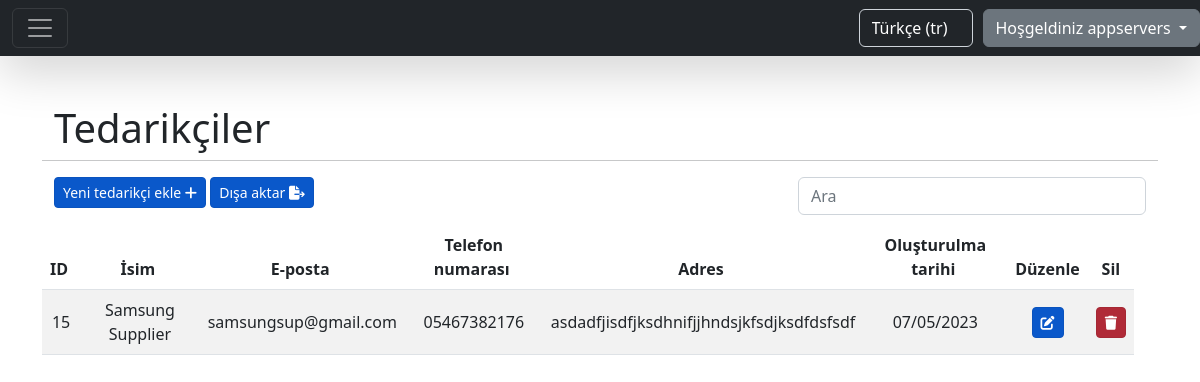
Screenshot of /tr/suppliers/ (signed in) with the database file from the repository.
### home/models.py (models this page shows, shortened)
class CompanyUser(AbstractBaseUser):
    company_name = models.CharField(max_length=255, unique=True)
    email = models.EmailField(max_length=255, unique=True)
    phone_number = models.CharField(max_length=15, unique=True)
    website = models.CharField(max_length=255, blank=True, null=True)
    address = models.CharField(max_length=255)
    is_active = models.BooleanField(default=True)
    is_admin = models.BooleanField(default=False)
    USERNAME_FIELD = 'email'
    REQUIRED_FIELDS = ['company_name', 'phone_number', 'address']
    objects = CompanyUserManager()

### supplier/models.py (models this page shows, shortened)
class Supplier(models.Model):
    name = models.CharField(max_length=30)
    email = models.EmailField()
    phone = models.CharField(max_length=15)
    address = models.CharField(max_length=100)
    company = models.ForeignKey(CompanyUser, on_delete=models.CASCADE, related_name='suppliers', blank=True,
                                null=True)
    created = models.DateField(auto_now_add=True)

### supplier/views.py (the view, shortened to what this page needs)
# urls.py: path('suppliers/', views.SupplierListView.as_view(), name='suppliers.list'),
class SupplierListView(LoginRequiredMixin, ListView):
    model = Supplier
    template_name = 'table_template.html'
    context_object_name = 'table_data'
    paginate_by = 5
    extra_context = {
        'header_data': [
            {'id': 'id', 'header': 'ID'},
            {'id': 'name', 'header': _('label:name')},
            {'id': 'email', 'header': _('label:email')},
            {'id': 'phone', 'header': _('label:phone_number')},
            {'id': 'address', 'header': _('label:address')},
            {'id': 'created', 'header': _('label:created_date')}
        ],
        'title': _('label:suppliers'),
        'create_path': 'create/',
        'update_path': 'update/',
        'delete_action': 'supplier',
        'not_found_text': _('message:supplier_not_found'),
        'add_new_text': _('label:add_new_supplier')
    }
    login_url = settings.LOGIN_URL
    def get_queryset(self):
        query, order_by, value = queryParser.queryParser(self, 'name')
        return self.request.user.suppliers.all().order_by(order_by)
    def get_context_data(self, **kwargs):
        context = super(SupplierListView, self).get_context_data(**kwargs)
        new_context = dict()
        for item in context['table_data']:
            new_context[item.id] = {
                'id': item.id,
                'name': item.name,
                'email': item.email,
                'phone': item.phone,
                'address': item.address,
                'created': date_format(item.created, 'd/m/Y', use_l10n=True)
            }
        context['table_data'] = new_context
        return context

### utils/queryParser.py (called while the page is built)
def queryParser(self, default):
    query = self.request.GET.get('query')
    order_by = self.request.GET.get('order_by')
    value = self.request.GET.get('value')
    if order_by is None or order_by == '':
        order_by = default
    if value is None or value == '':
        value = 'asc'
    if value == 'desc':
        order_by = '-' + order_by
    return query, order_by, value

### static/templates/table_template.html (shortened to what this page needs)
{% extends "base.html" %}
{% load static %}
{% load i18n %}
{% block content %}
    <div class="container">
        <div class="row">
            <div class="col-12" style="text-align: left">
                <h1>{{ title }}</h1>
            </div>
            <hr/>
        </div>
        <div class="row">
            <div class="col-8" style="text-align: left">
                <a href="{{ request.path }}{{ create_path }}" class="btn btn-primary btn-sm active" role="button"
                   aria-pressed="true">{{ add_new_text }}
                    <i class="fas fa-plus"></i>
                </a>
                <a onclick="exportTable()" class="btn btn-primary btn-sm active"
                   role="button"
                   aria-pressed="true">{% trans 'label:export_button' %}
                    <i class="fas fa-file-export"></i>
                </a>
            </div>
            <div class="col-4" style="text-align: right">
                <form method="get">
                    <input type="search" class="form-control rounded" placeholder="{% trans 'label:search' %}"
                           aria-label="Search"
                           aria-describedby="search-addon" name="query"/>
                </form>
            </div>
        </div>
        <div class="row">
            <div class="row table-responsive" style="margin-top: 10px">
                <table class="table table-striped" id="tableToExport">
                    <thead>
                    <tr>
                        {% for data in header_data %}
                            <th scope="col">{{ data.header }}&nbsp;
                            </th>
                        {% endfor %}
                        <th scope="col">{% trans 'label:edit_text' %}</th>
                        <th scope="col">{% trans 'label:delete_text' %}</th>
                    </tr>
                    </thead>
                    <tbody>
                    {% for data in table_data.values %}
                        <tr>
                            {% for value in data.values %}
                                <td class="align-middle">{{ value }} </td>
                            {% endfor %}
                            <td class="align-middle">
                                <a href="{{ request.path }}{{ data.id }}/{{ update_path }}"
                                   class="btn btn-primary btn-sm active"
                                   role="button"><i
                                        class="fas fa-edit"></i></a>
                            </td>
                            <td class="align-middle">
                                <form> {% csrf_token %}
                                    <a class="btn btn-danger btn-sm active" role="button"
                                       onclick="deleteAction('{{ delete_action }}' ,{{ data.id }})"><i
                                            class="fas fa-trash"></i></a>
                                </form>
                            </td>
                        </tr>
                    {% empty %}
                        <tr>
                            <td colspan="12" style="text-align: center">{{ not_found_text }}</td>
                        </tr>
                    {% endfor %}
                    </tbody>
                </table>
            </div>
        </div>
    </div>
{% endblock %}

### static/templates/base.html (shortened to what this page needs)
{% load static %}
{% load i18n %}
<!doctype html>
<html>
<head>
    <link rel="stylesheet" href="{% static 'css/style.css' %}">
    <link rel="stylesheet" href="https://cdn.jsdelivr.net/npm/bootstrap@5.2.3/dist/css/bootstrap.min.css"
>
    <link rel="stylesheet" href="https://use.fontawesome.com/releases/v5.15.4/css/fontawesome.css"
/>
    <link rel="stylesheet" href="https://cdnjs.cloudflare.com/ajax/libs/font-awesome/6.3.0/css/all.min.css">
</head>
<body>
<nav class="navbar navbar-dark bg-dark shadow-lg">
    {% if user.is_authenticated %}
        <div class="col-md-6">
            <div class="container-fluid">
                <button class="navbar-toggler" type="button" data-bs-toggle="collapse"
                        data-bs-target="#navbarToggleExternalContent" aria-controls="navbarToggleExternalContent"
                        aria-expanded="false" aria-label="Toggle navigation">
                    <span class="navbar-toggler-icon"></span>
                </button>
            </div>
        </div>
    {% else %}
        <div class="col-md-6"></div>
    {% endif %}
    <div class="col-md-6 d-flex justify-content-end">
        <form action="{% url "set_language" %}" method="post" class="navbar-form navbar-right"
              style="margin-right: 10px" id="language_form">
            <select class="form-control bg-dark text-white" name="language" onchange="this.form.submit()">
                {% get_current_language as LANGUAGE_CODE %}
                {% get_available_languages as LANGUAGES %}
                {% get_language_info_list for LANGUAGES as languages %}
                {% for language in languages %}
                    <option value="{{ language.code }}"{% if language.code == LANGUAGE_CODE %}
                            selected{% endif %}>
                        {{ language.name_local|capfirst }} ({{ language.code }})
                    </option>
                {% endfor %}
            </select>
        </form>
        {% if user.is_authenticated %}
            <div class="btn-group">
                <a type="button" class="btn btn-secondary dropdown-toggle" data-bs-toggle="dropdown"
                   data-bs-display="static" aria-expanded="false">
                    {% trans 'label:welcome' %} {{ user.company_name }}
                </a>
            </div>
        {% endif %}
    </div>
</nav>
<div class="my-5 text-center container">
    {% block content %}
    {% endblock %}
</div>
</body>
</html>

### rows the page displays
CompanyUser: company_name "appservers"
Supplier: values "Samsung Supplier" "samsungsup@gmail.com" "05467382176" "asdadfjisdfjksdhnifjjhndsjkfsdjksdfdsfsdf"

### other values shown
{{ title }} "Tedarikçiler"
{{ add_new_text }} "Yeni tedarikçi ekle"
{{ data.header }} "ID" "İsim" "E-posta" "Telefon numarası" "Adres" "Oluşturulma tarihi"
{{ value }} "15" "07/05/2023"
form field language "Türkçe (tr)"
